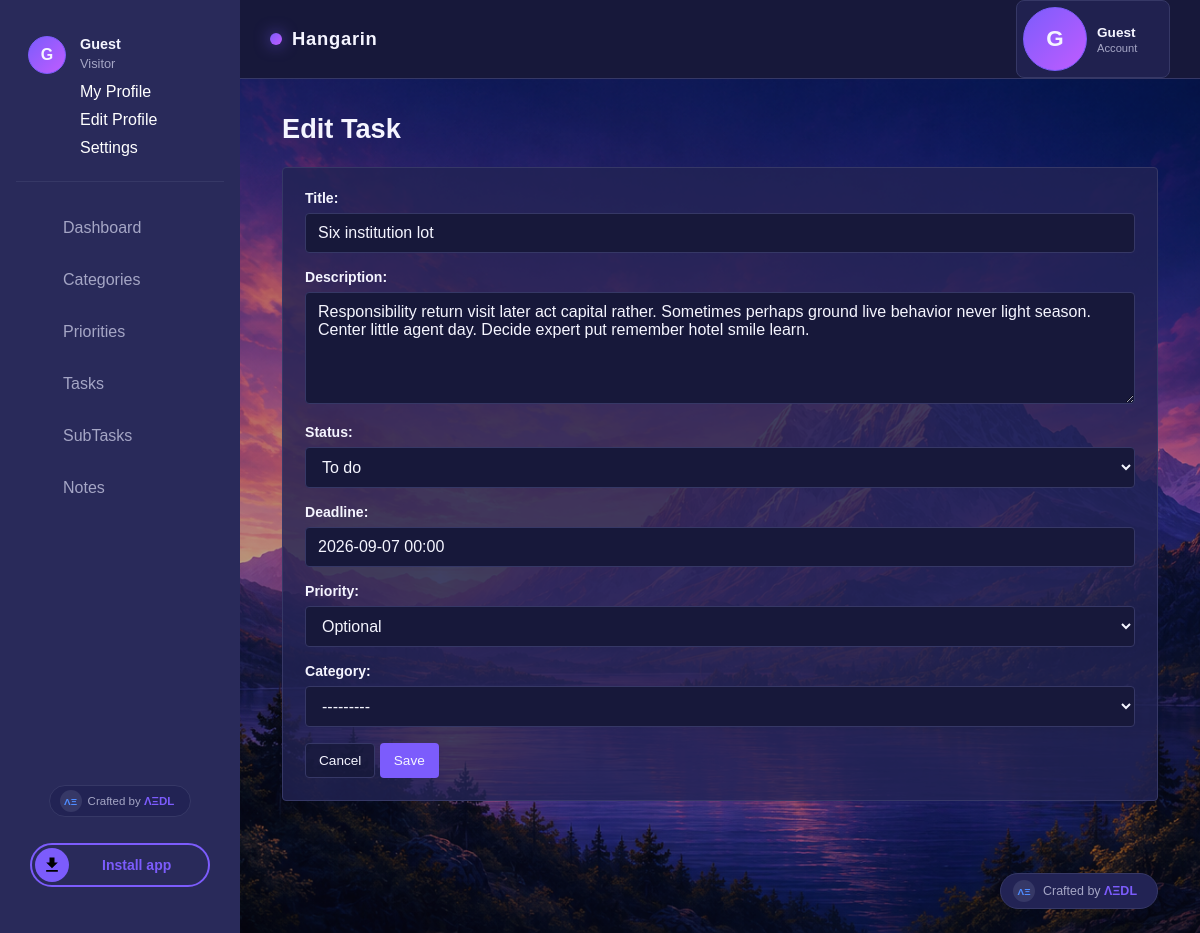
Screenshot of /tasks/2/edit/ with the database file from the repository.
### app/models.py (models this page shows, shortened)
class Task(models.Model):
    class Status(models.TextChoices):
        TODO = 'todo', 'To do'
        IN_PROGRESS = 'in_progress', 'In progress'
        DONE = 'done', 'Done'
    title = models.CharField(max_length=200)
    description = models.TextField(blank=True)
    status = models.CharField(max_length=20, choices=Status.choices, default=Status.TODO)
    is_deleted = models.BooleanField(default=False)
    deadline = models.DateTimeField(blank=True, null=True)
    priority = models.ForeignKey(Priority, on_delete=models.PROTECT, blank=True, null=True)
    category = models.ForeignKey(Category, on_delete=models.SET_NULL, blank=True, null=True)
    created_at = models.DateTimeField(auto_now_add=True)
    updated_at = models.DateTimeField(auto_now=True)
    class Meta:
        ordering = ('status', 'deadline', '-created_at')

### app/views.py (the view)
# urls.py: path('tasks/<int:pk>/edit/', views.TaskUpdateView.as_view(), name='task-edit'),
class TaskUpdateView(UpdateView):
	model = Task
	form_class = TaskForm
	template_name = 'hangarin/task_form.html'
	success_url = '/tasks/'

### app/forms.py
class TaskForm(forms.ModelForm):
    class Meta:
        model = Task
        fields = ('title', 'description', 'status', 'deadline', 'priority', 'category')
        widgets = {
            'deadline': forms.DateTimeInput(
                format='%Y-%m-%d %H:%M',
                attrs={
                    'type': 'text',
                    'id': 'deadlinePicker',
                    'placeholder': 'Choose date and time',
                    'autocomplete': 'off',
                    'readonly': 'readonly',
                },
            ),
            'description': forms.Textarea(attrs={'rows': 5}),
        }
    def __init__(self, *args, **kwargs):
        super().__init__(*args, **kwargs)
        self.fields['deadline'].input_formats = ('%Y-%m-%d %H:%M',)

### app/models.py (called while the page is built)
    def __str__(self):
        return self.name

    def __str__(self):
        return self.name

### app/templates/hangarin/task_form.html (shortened to what this page needs)
{% extends 'base.html' %}
{% load widget_tweaks %}
{% block content %}
<div class="content">
  <div class="container-fluid">
    <h4 class="page-title">{% if object %}Edit Task{% else %}Add Task{% endif %}</h4>
    <div class="card">
      <div class="card-body">
        <form method="post">
          {% include 'includes/form.html' %}
          <div class="mt-3">
            <a href="{% url 'task-list' %}" class="btn btn-light">Cancel</a>
            <button type="submit" class="btn btn-primary">Save</button>
          </div>
        </form>
      </div>
    </div>
  </div>
</div>
{% endblock %}

### app/templates/includes/form.html (shortened to what this page needs)
{% load widget_tweaks %}
{% for field in form %}
<div class="field item form-group">
  <label>{{ field.label_tag }}</label>
  <div class="form-group">
    {% if field.name == 'deadline' %}
      {% render_field field class="form-control" id="deadlinePicker" %}
    {% else %}
      {% render_field field class="form-control" %}
    {% endif %}
  </div>
</div>
{% endfor %}

### static/css/dashboard-clean.css (style rules this page uses)
:root { --sidebar-width: 240px; --color-page: #0f1026; --color-secondary-page: #17183a; --color-panel: #222354; --color-sidebar: #292a5a; --color-sidebar-hover: #363866; --color-ink: #f5f5ff; --color-muted: #a5a6c5; --color-blue: #7c5cfc; --color-blue-hover: #9278ff; --color-install-contrast: #000000; --color-cyan: #4f8cff; --color-magenta: #c05cff; --color-success: #38d39f; --color-warning: #ffb84d; --color-danger: #ff5c75; --color-border: #363866; --color-soft-border: #363866; --color-soft: #17183a; --color-input: #17183a; --container-panel: color-mix(in srgb, var(--color-panel) 80%, transparent); --container-soft: color-mix(in srgb, var(--color-soft) 80%, transparent); --content-padding: 34px 42px 48px; --radius: 4px; --transition: 150ms ease; }
* { box-sizing: border-box; }
body { margin: 0; background: var(--color-page); background-image: url('../img/background.png'); background-position: center; background-repeat: no-repeat; background-size: cover; background-attachment: fixed; color: var(--color-ink); font-family: Arial, sans-serif; }
html[data-theme="nebula"] body { background-image: url('../img/background.png'); }
.content, .dashboard-content { min-height: calc(100vh - 72px); padding: var(--content-padding); background: transparent; }
.content .container-fluid { max-width: 1180px; margin: 0 auto; }
.dashboard-header, .panel-heading, .content .page-title { display: flex; align-items: center; justify-content: space-between; gap: 18px; }
.dashboard-header h1, .panel-heading h2, .content .page-title { color: var(--color-ink); }
.dashboard-header h1, .panel-heading h2, .content .page-title { margin-top: 0; }
.dashboard-action, .content .btn { display: inline-block; border-radius: var(--radius); text-decoration: none; cursor: pointer; }
.metric-card, .dashboard-panel, .content .card { background: var(--container-panel); border: 1px solid var(--color-border); border-radius: var(--radius); }
.content .page-title { margin-bottom: 22px; font-size: 1.7rem; }
.content .card { overflow: hidden; }
.content .card-body { padding: 22px; }
.content .btn { padding: 9px 13px; border: 1px solid transparent; font-size: 0.85rem; }
.content .btn-primary { background: var(--color-blue); color: var(--color-ink); }
.content .btn-secondary, .content .btn-light { border-color: var(--color-border); background: var(--container-soft); color: var(--color-ink); }
.content .form-control, .content select, .content input, .content textarea { width: 100%; padding: 10px 12px; border: 1px solid var(--color-border); border-radius: var(--radius); background: var(--color-input); color: var(--color-ink); font: inherit; }
.content label { display: block; margin-bottom: 7px; color: var(--color-ink); font-size: 0.88rem; font-weight: 600; }
.content .field { margin-bottom: 16px; }

### rows the page displays
Task: title "Six institution lot" "Responsibility return visit later act capital rather. Sometimes perhaps ground live behavior never light season. Center little agent day. Decide expert put remember hotel smile learn." "To do" "Optional" "---------", deadline "2026-09-07 00:00"

### other values shown
{{ request.user.username|default:'G'|slice:':1'|upper }} "G"
{{ request.user.username|default:'Guest' }} "Guest"
{{ request.user.is_authenticated|yesno:'Administrator,Visitor' }} "Visitor"
{{ field.label_tag }} "Title:" "Description:" "Status:" "Deadline:" "Priority:" "Category:"
